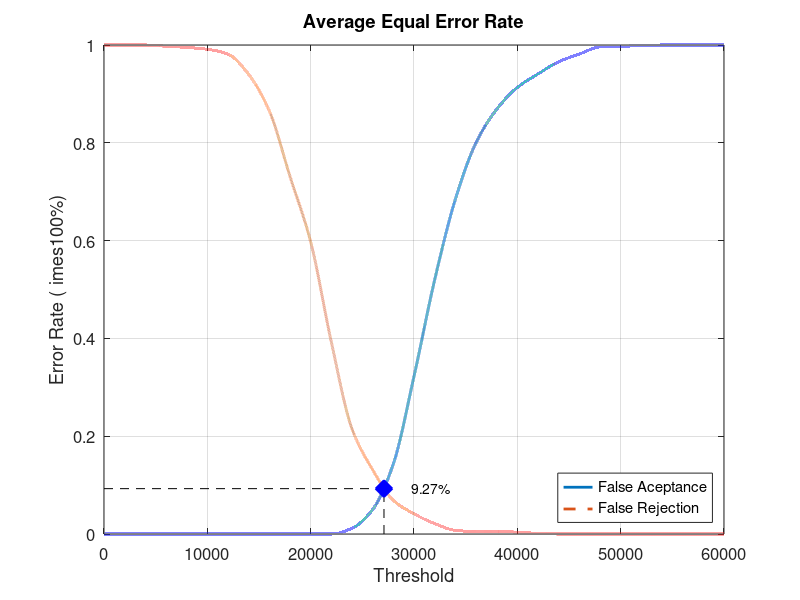
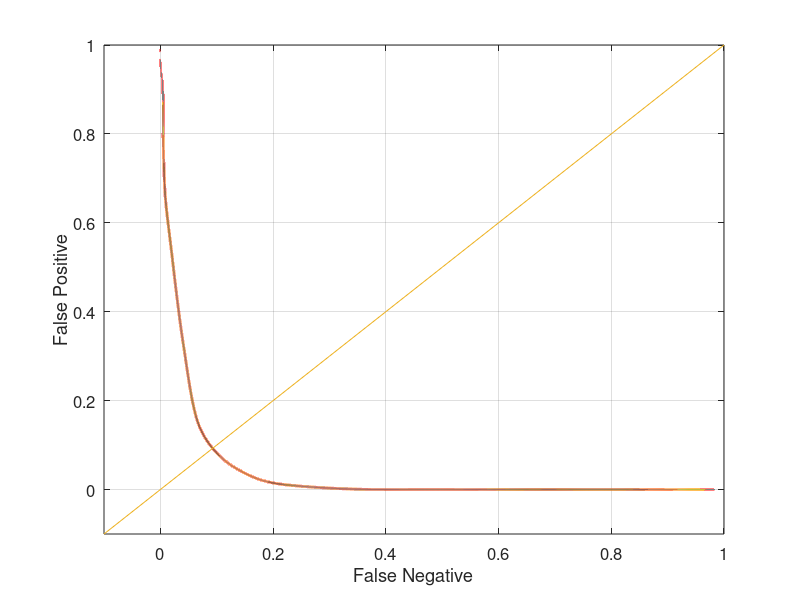

Recreate these plots in MATLAB, in order.
close all;
clear;
clc;
x = 0:2000:60000;
xq = 0:0.5:60000;

y0 = [0 0 0 0 0 0 0 0 0 0 0 0 0.0118421 0.05 0.143421 0.322368 0.519737 0.684211 0.8 0.868421 0.913158 0.940789 0.965789 0.981579 0.996053 0.997368 0.998684 1 1 1 1]
yy0 = interp1(x, y0, xq, 'pchip');
y1 = [1 1 1 0.9975 0.995 0.99125 0.98125 0.94 0.865 0.73125 0.5975 0.3925 0.215 0.13125 0.06875 0.04125 0.02125 0.0075 0.005 0.005 0.00375 0.00125 0 0 0 0 0 0 0 0 0]
yy1 = interp1(x, y1, xq, 'pchip');

% Calculating EER: 
y2 = abs(y0 - y1);
find(y2 == min(y2))
yy2 = abs(yy0 - yy1);
xEER = find(yy2 == min(yy2));
xEERIndex = xq(xEER) % X-axis EER
yEER = yy0(xEER) % Y-axis EER

main = figure
plot(xq, yy0,'-','LineWidth', 2);	hold on
plot(xq, yy1,'--','LineWidth', 2);	hold on
plot([xEERIndex xEERIndex], [0 yEER], 'k--');	hold on
plot([0 xEERIndex], [yEER yEER], 'k--');	hold on
plot(xEERIndex, yEER, 'bx', 'LineWidth', 10);	hold on
text(xEERIndex + 10 * xEERIndex / 100, yEER, [num2str(round((10000 * yEER)) / 100) '%'])
legend('False Aceptance', 'False Rejection', 'Location', 'SouthEast')
xlabel('Threshold')
ylabel('Error Rate (	imes100%)')
title('Average Equal Error Rate')
set(gca, 'FontSize', 12)
axis([0 60000 0 1])
grid on

print(main, 'Experiment2AverageMain', '-dpng');
FNRxFPR = figure('Color', [1 1 1]);
plot(yy1, yy0, '-', yy1, yy0, 'LineWidth', 2);
hold on
y = -0.1:0.1:1
plot(y, y); 
set(gca, 'FontSize', 12)
xlabel('False Negative')
ylabel('False Positive')
axis([-0.1 1 -0.1 1])
set(gca, 'FontSize', 12)
grid on

print(FNRxFPR, 'Experiment2AverageFNRxFPR','-dpng');
